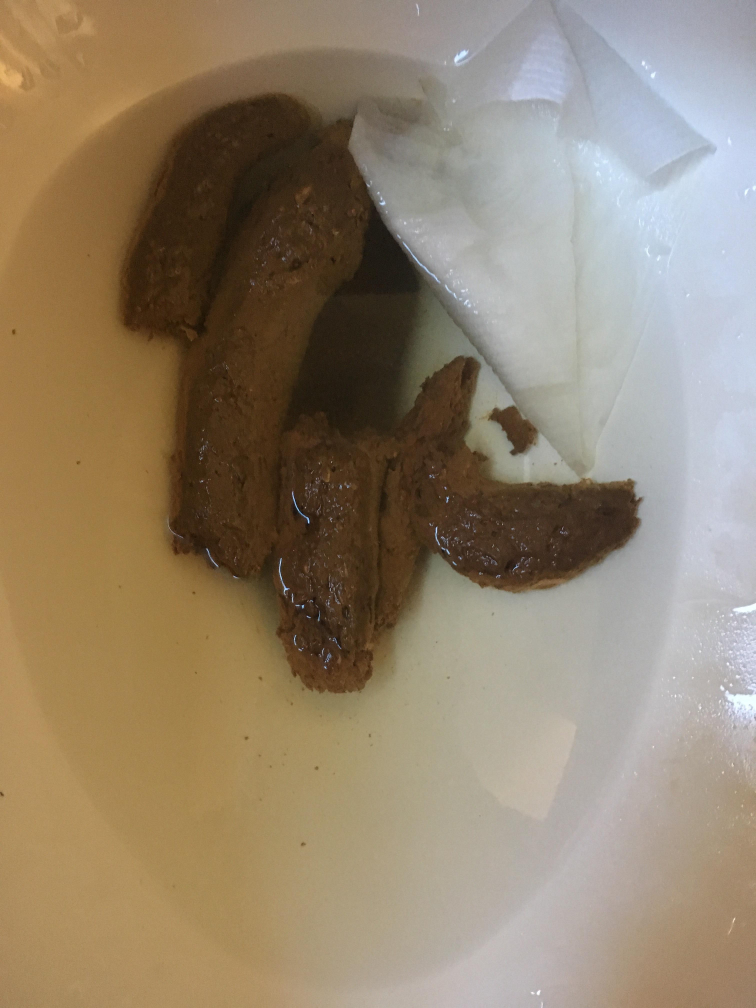
#> input picture auggi-server-master/test_images/40f8d626-5281-4cb1-91c7-ea6055031046.jpg, 3024 x 4032 px (shown at 1/4 size)
$ python -i bbox_from_mask.py   (imports and definitions only)   (older library calls are emulated)
#> lines starting #> are read from the running program, lines starting #| are printed output that depends on the picture; after the words box and inside, x2 and y2 are one past the last pixel; in counts of white or black regions, pixels touching at a corner belong together
import numpy as np
import imutils
import cv2

class BoundingBox:

    '''

    Receives a PIL binary mask image (single channel), Returns 4 bbox coordinates

    '''

    def get_box(self, mask_img):

        '''

        Receives a PIL image.  converts to numpy image

        # find area of each contour, and all contours
        # if area of contour is greater than threshold, include it in list
        # track min and max of x, y over all the tracked contours

        Returns 4 bbox coordinates

        '''

        # Can adjust this for varying levels of capture
        THRESHOLD = 210

        mask_np = np.array(mask_img)
        mask_np = np.expand_dims(mask_np, axis=2)

        # threshold the binary image
        ret, thresh = cv2.threshold(mask_np, THRESHOLD, 255, cv2.THRESH_BINARY)
        thresh = np.expand_dims(thresh, axis=2)

        # find contours
        img_height, img_width, img_channels = mask_np.shape  # get image shape
        _, cnts, hierarchy = cv2.findContours(thresh.copy(), cv2.RETR_LIST, cv2.CHAIN_APPROX_SIMPLE)

        # track total area
        total_area = 0
        valid_contours = []
        THRESHOLD = 0.05  # threshold % for small components to be considered in bounding box

        # loop through all contours to calc total stool area of connect comp.
        for cnt in cnts:
            curr_area = cv2.contourArea(cnt)  # calc cnt area
            total_area += curr_area  # acc area

        # track bbox coordinates of largest bounding box
        x_min = None
        y_min = None
        x_max = None
        y_max = None

        # loop through all cnts
        for cnt in cnts:
            # get area of current contour
            curr_area = cv2.contourArea(cnt)
            # if area is greater than threshold
            if curr_area / total_area > THRESHOLD:

                # get the rectangle values current contour (xc, yc)
                xc_min, yc_min, wc, hc = cv2.boundingRect(cnt)

                # calc the max coords
                xc_max = xc_min + wc
                yc_max = yc_min + hc

                # if curr bounding box is beyond the bounds of the largest bbox, replace it
                if x_min is None or xc_min < x_min:
                    x_min = xc_min
                if y_min is None or yc_min < y_min:
                    y_min = yc_min
                if x_max is None or xc_max > x_max:
                    x_max = xc_max
                if y_max is None or yc_max > y_max:
                    y_max = yc_max

        if x_min:

            # expand the bounding box by a margin, but not beyond image bounds
            MARGIN = 0.1
            bbox_height = y_max - y_min  # curr bounding height
            bbox_width = x_max - x_min  # curr bounding width
            height_margin = int(bbox_height * MARGIN / 2)  # margin to add on both ends of bbox
            width_margin = int(bbox_width * MARGIN / 2)  # margin to add on both ends of bbox

            # add margin to height and width on both ends, but clamp within the dimensions of image
            x_min = max(x_min - width_margin, 0)
            y_min = max(y_min - height_margin, 0)
            x_max = min(x_max + width_margin, img_width)
            y_max = min(y_max + height_margin, img_height)

        return (x_min, y_min, x_max, y_max)

# for testing purposes
def main():

    img_path = 'data/auggi/train/mask_ee8254e0-cee7-4afb-a804-b619dd949bf2.png'

    box = BoundingBox()
    box.get_box(img_path, True)

# [2 lines not run here, left out]

>>> import cv2
>>> picture = cv2.imread('test_images/40f8d626-5281-4cb1-91c7-ea6055031046.jpg', cv2.IMREAD_GRAYSCALE)
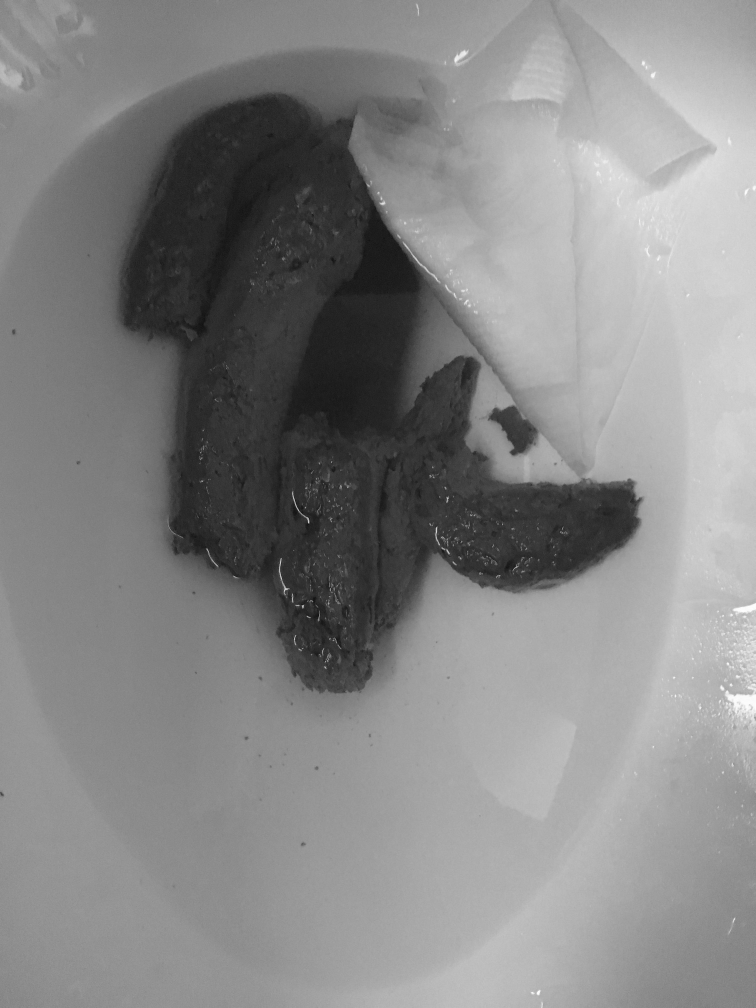
#> picture: shape (4032, 3024) (shown at 1/4 size); min 0, max 255, mean 133.9
>>> result = BoundingBox().get_box(picture)
#> in get_box, `ret, thresh = cv2.threshold(mask_np, THRESHOLD, 255, cv2.THRESH_BINARY)`:
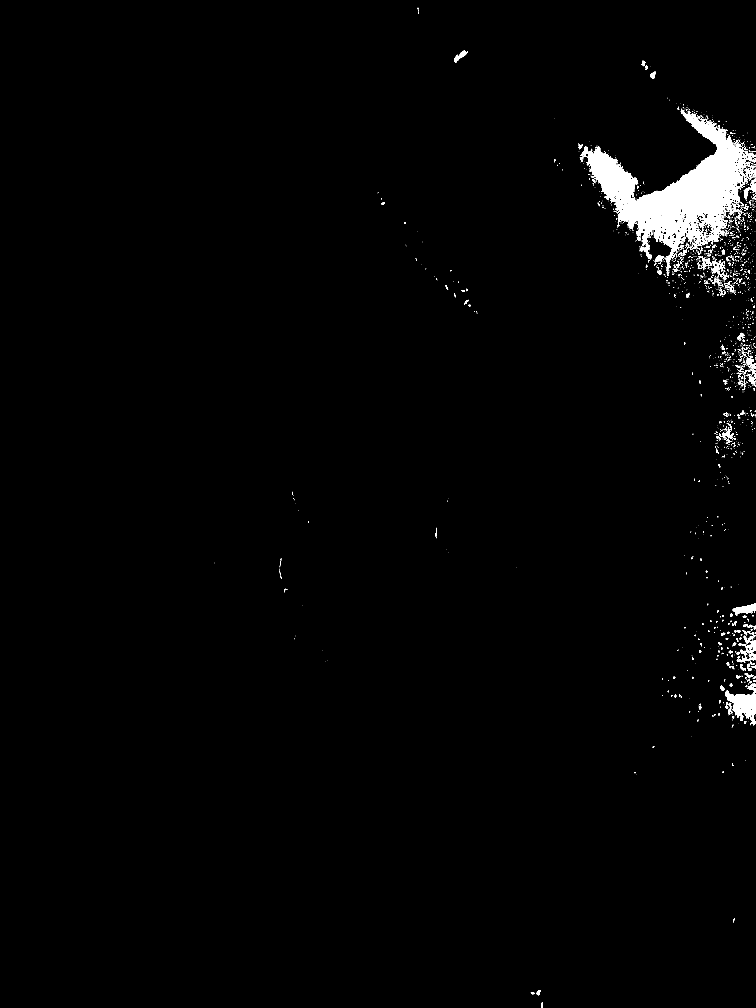
#> thresh: shape (4032, 3024) (shown at 1/4 size); 1.5% white; 1925 white regions (1578 under 20 px)
#> in get_box, `ret, thresh = cv2.threshold(mask_np, THRESHOLD, 255, cv2.THRESH_BINARY)`: ret = 210
#> in get_box, `_, cnts, hierarchy = cv2.findContours(thresh.copy(), cv2.RETR_LIST, cv..`: cnts = 2715 contours, 2307 with area under 20; largest, box (x1, y1, x2, y2) and area: (2322, 442, 3024, 1079) 138132, (2900, 2734, 3024, 2901) 9052, (2930, 2412, 3024, 2462) 2160, (2961, 2560, 3024, 2645) 2086, (2976, 717, 3024, 797) 1098
#> the loop in get_box, `for cnt in cnts:` made 2715 passes
#> (curr_area, total_area) on passes 1 to 3: (55.5, 55.5), (75, 130.5), (180, 310.5)
#> after the loop in get_box, `for cnt in cnts:`: total_area = 188878
#> the loop in get_box, `for cnt in cnts:` made 2715 passes
#> (curr_area, xc_min, yc_min, wc, hc, xc_max, yc_max, x_min) on pass 2684: (138132, 2322, 442, 702, 637, 3024, 1079, 2322)
#> curr_area on passes 1, 2, 3, 4, 11, 18: 55.5, 75, 180, 33, 22.5, 48.5
#> after the loop in get_box, `for cnt in cnts:`: x_max = 3024; x_min = 2322; y_max = 1079; y_min = 442
#> in get_box, `bbox_height = y_max - y_min`: bbox_height = 637
#> in get_box, `bbox_width = x_max - x_min`: bbox_width = 702
#> in get_box, `height_margin = int(bbox_height * MARGIN / 2)`: height_margin = 31
#> in get_box, `width_margin = int(bbox_width * MARGIN / 2)`: width_margin = 35
#> in get_box, `x_min = max(x_min - width_margin, 0)`: x_min = 2287
#> in get_box, `y_min = max(y_min - height_margin, 0)`: y_min = 411
#> in get_box, `y_max = min(y_max + height_margin, img_height)`: y_max = 1110
#> result = (2287, 411, 3024, 1110)

$ run again, on auggi-server-master/test_images/8bb284a1-d865-4014-9c15-e63cbea73f4b.jpg
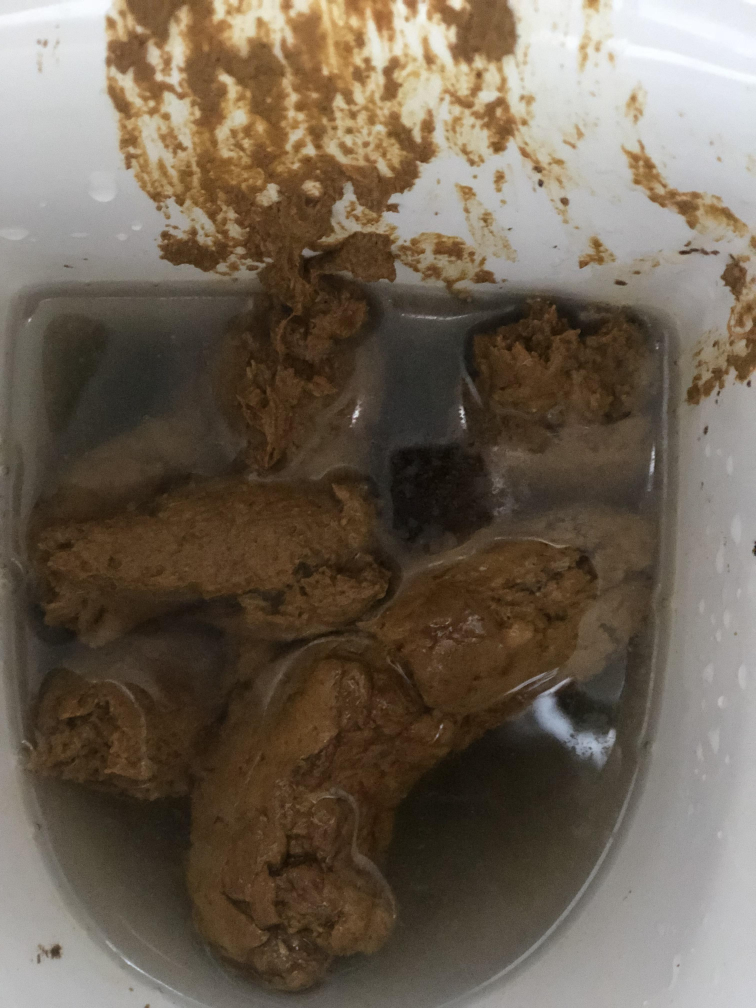
#> input picture auggi-server-master/test_images/8bb284a1-d865-4014-9c15-e63cbea73f4b.jpg, 3024 x 4032 px (shown at 1/4 size)
#> `picture = cv2.imread('test_images/40f8d626-5281-4cb1-91c7-ea6055031046..`:
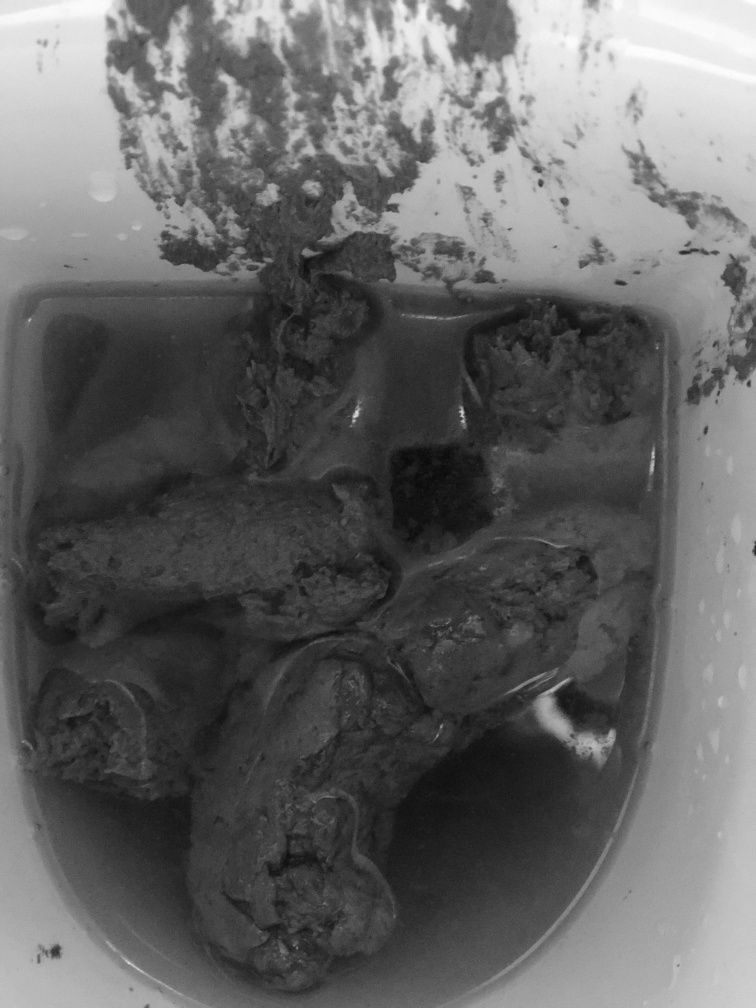
#> picture: shape (4032, 3024) (shown at 1/4 size); min 3, max 255, mean 100.1
#> in get_box, `ret, thresh = cv2.threshold(mask_np, THRESHOLD, 255, cv2.THRESH_BINARY)`:
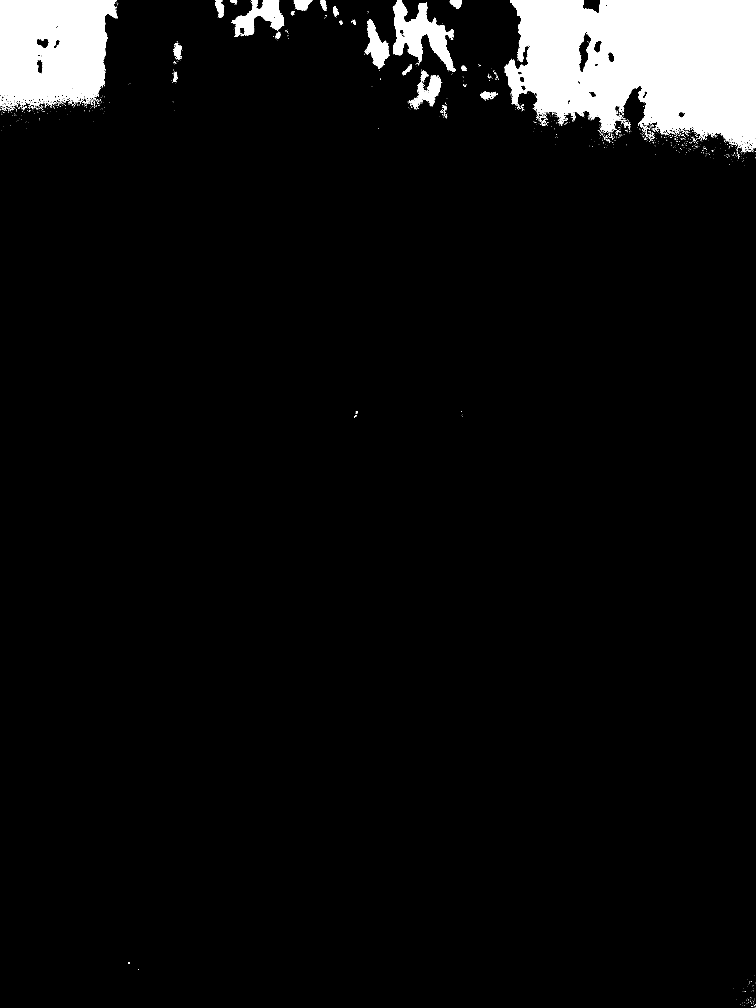
#> thresh: shape (4032, 3024) (shown at 1/4 size); 5.6% white; 1369 white regions (1246 under 20 px)
#> ret = 210
#> cnts = 2623 contours, 2386 with area under 20; largest, box (x1, y1, x2, y2) and area: (2018, 0, 3024, 607) 454964, (0, 0, 472, 432) 166422, (1572, 0, 1822, 284) 30636, (926, 0, 1137, 148) 13851, (1458, 77, 1557, 276) 8690
#> the loop in get_box, `for cnt in cnts:` made 2623 passes
#> (curr_area, total_area) on passes 49, 52, 57: (20, 45.5), (31, 76.5), (43, 123)
#> after the loop in get_box, `for cnt in cnts:`: total_area = 721417.5
#> the loop in get_box, `for cnt in cnts:` made 2623 passes
#> (curr_area, xc_min, yc_min, wc, hc, xc_max, yc_max, x_min) on pass 2612: (454963.5, 2018, 0, 1006, 607, 3024, 607, 2018)
#> after the loop in get_box, `for cnt in cnts:`: x_max = 3024; x_min = 0; y_max = 607; y_min = 0
#> result = (0, 0, 3024, 607)
